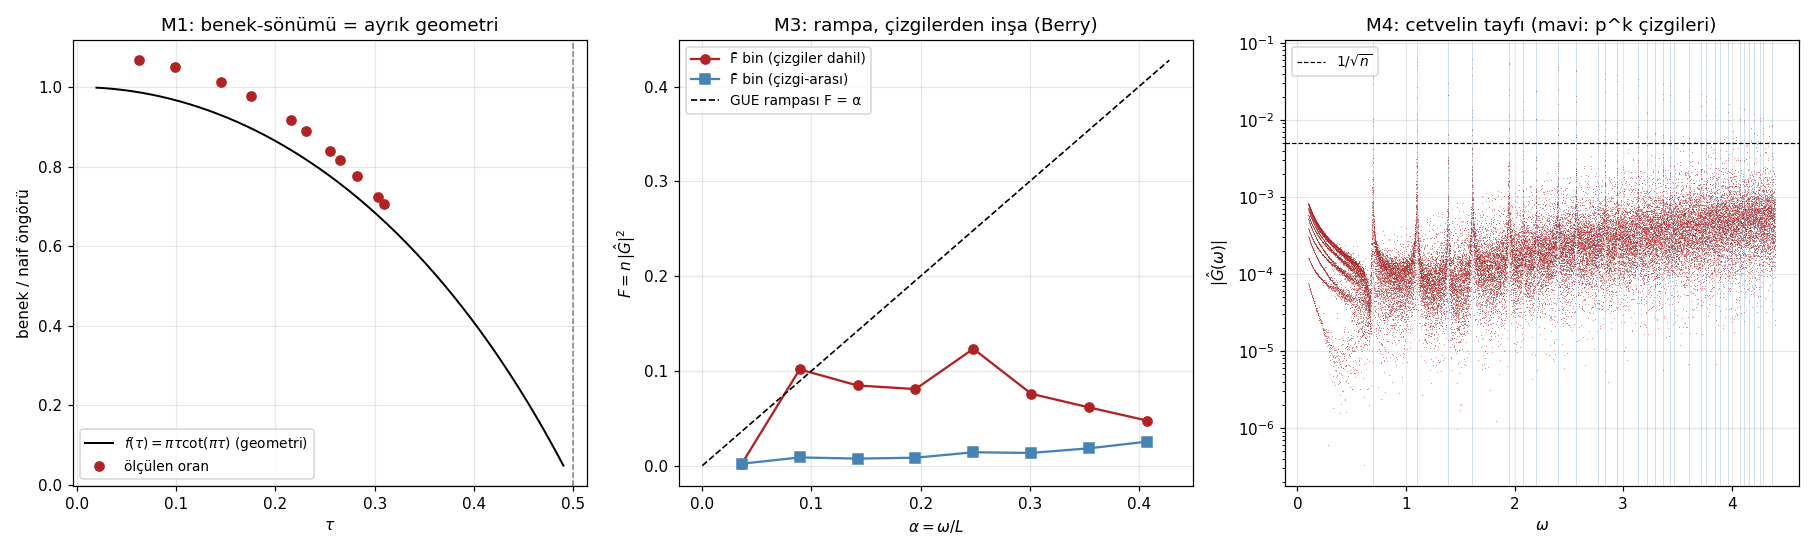

Generate this figure with Python:
"""
88 — TAM S(ω) MODELİ: CETVELİN TAYFI (21 Ağustos 2026)
==========================================================================
86-87'nin bileşenlerini tek yapı-çarpanı modelinde birleştirir:
  S(ω) = |Ĝ(ω)|²,  Ĝ(ω) = ⟨e^{iωt_n}⟩ (gap ortaları)

  M1  BENEKLER + GEOMETRİ: gap regresyonu dalganın FARKINI ölçer
      (2 sin(πτ) çarpanı), ortalar ORTALAMASINI taşır (cos(πτ)):
        |Ĝ(log p)| = (v_p p^{-1/2}/2) · f(τ),  f(τ) = πτ·cot(πτ).
      86'nın benek-sönümü bilmecesinin (1.07→0.70) aday çözümü —
      parametresiz; f(1/2)=0 → beneklerin katta sönmesi = Nyquist.
  M2  TARAK = KARAKTERİSTİK FONKSİYON: |Ĝ_x(2πk)| tam olarak orta-nokta
      faz dağılımının kar. fonksiyonudur; Gauss yaklaşımı e^{-c·k²}
      0.885 çarpanıyla ıskalıyordu → Edgeworth (ölçülen kurtosis) testi.
  M3  KARANLIK ALAN vs MONTGOMERY RAMPASI: F(α) = n|Ĝ|², α = ω/L.
      Berry resmi: GUE rampası F=α, asal çizgilerin δ-tepelerinden
      İNŞA edilir → bin-ortalama (çizgiler DAHİL) ≈ rampa; çizgi-arası
      taban ≪ rampa. İnce-ızgara taramayla doğrudan test.
  M4  SENTEZ FİGÜRÜ: ölçülen tayf + model bileşenleri tek resimde.
"""

import numpy as np
import matplotlib.pyplot as plt
from pathlib import Path
from sympy import primerange

HERE = Path(__file__).resolve().parent
TWO_PI = 2 * np.pi
P11 = [2, 3, 5, 7, 11, 13, 17, 19, 23, 29, 31]

def Ghat(t, omegas, chunk=30000):
    out = np.zeros(len(omegas), dtype=complex)
    for s0 in range(0, len(t), chunk):
        tt = t[s0:s0 + chunk]
        out += np.exp(1j * np.outer(omegas, tt)).sum(axis=1)
    return out / len(t)

def rvm_N(t):
    x = t / TWO_PI
    return x * np.log(x / np.e) + 7 / 8

d41 = np.load(HERE / "41_bigT_windows.npz")
K41 = sorted({x.split("_")[1] for x in d41.files}, key=lambda s: int(s[:-1]))
WNDS = [(d41[f"gaps_{k}"], d41[f"amps_{k}"], d41[f"tmid_{k}"]) for k in K41[:6]]
d83 = np.load(HERE / "83_tam_taban_egri.npz")

# ============ M1: BENEK GEOMETRİSİ ============
print("M1 — BENEK GEOMETRİSİ: oran = |Ĝ|ölç / (v·p^{-1/2}/2) vs f(τ)=πτ·cot(πτ)")
print(f"{'p':>3} {'⟨τ⟩':>6} {'oran':>6} {'f(τ)':>6} {'oran/f':>7}")
M1 = []
for p in P11:
    rats, fs, taus = [], [], []
    for gaps, amps, tmid in WNDS:
        L = float(np.log(tmid / TWO_PI).mean())
        m = (np.abs(d83["L"] - L) < 0.01) & (np.abs(d83["tau"] - np.log(p)/L) < 1e-9)
        if m.sum() != 1:
            continue
        v = float(d83["v"][m][0])
        tau = np.log(p) / L
        Gm = abs(Ghat(tmid, np.array([np.log(p)]))[0])
        rats.append(Gm / (v * p**-0.5 / 2))
        fs.append(np.pi * tau / np.tan(np.pi * tau))
        taus.append(tau)
    M1.append((np.mean(taus), np.mean(rats), np.mean(fs)))
    print(f"{p:>3} {np.mean(taus):>6.3f} {np.mean(rats):>6.3f} {np.mean(fs):>6.3f} "
          f"{np.mean(rats)/np.mean(fs):>7.3f}")
M1 = np.array(M1)
print(f"  oran/f ortalaması = {np.mean(M1[:,1]/M1[:,2]):.3f} ± "
      f"{np.std(M1[:,1]/M1[:,2]):.3f}  (1'e yakın ve DÜZ ise geometri çözüyor)")

# ============ M2: TARAK = KARAKTERİSTİK FONKSİYON ============
print("\nM2 — TARAK (k=1,2): Gauss vs Edgeworth(ölçülen kurtosis) vs ölçüm")
print(f"{'L':>6} {'k':>2} {'ölçüm':>8} {'Gauss':>8} {'Edgeworth':>9}")
for gaps, amps, tmid in WNDS[:3]:
    L = float(np.log(tmid / TWO_PI).mean())
    x = rvm_N(tmid)
    P1 = np.exp(2j * np.pi * x)
    delta = np.angle(P1 * np.conj(P1.mean() / abs(P1.mean()))) / TWO_PI
    sig = delta.std()
    k4 = float(((delta - delta.mean())**4).mean() / sig**4 - 3)
    for k in [1, 2]:
        meas = abs(np.exp(2j * np.pi * k * x).mean())
        kk = TWO_PI * k
        gauss = np.exp(-kk**2 * sig**2 / 2)
        edge = gauss * (1 + k4 * sig**4 * kk**4 / 24)
        print(f"{L:>6.2f} {k:>2} {meas:>8.4f} {gauss:>8.4f} {edge:>9.4f}"
              f"   (σ_δ={sig:.3f}, kurt={k4:+.2f})")

# ============ M3: MONTGOMERY RAMPASI (Berry ayrışımı) ============
print("\nM3 — F(α) = n|Ĝ|² vs GUE rampası F=α (L=10.37; ince ızgara):")
gaps, amps, tmid = WNDS[1]
L = float(np.log(tmid / TWO_PI).mean())
n = len(tmid)
span = tmid[-1] - tmid[0]
step = TWO_PI / span / 2.2
om_fine = np.arange(0.10, 4.4, step)
G_fine = np.abs(Ghat(tmid, om_fine))**2 * n
lines = [np.log(q) for q in
         [2,3,4,5,7,8,9,11,13,16,17,19,23,25,27,29,31,32,37,41,43,47,49,53,59,61,64,67,71,73,79]]
online = np.zeros(len(om_fine), dtype=bool)
for l in lines:
    online |= np.abs(om_fine - l) < 3 * step
print(f"  ızgara adımı {step:.5f}, {len(om_fine)} nokta; çizgi bandında "
      f"{online.sum()} nokta")
print(f"  {'α-bin':>13} {'F̄ (hepsi)':>10} {'F̄ (çizgisiz)':>12} {'rampa α':>8}")
bins = np.arange(0.10, 4.4, 0.55)
M3 = []
for lo in bins:
    m = (om_fine >= lo) & (om_fine < lo + 0.55)
    if m.sum() < 50:
        continue
    a_mid = (lo + 0.275) / L
    F_all = G_fine[m].mean()
    F_off = G_fine[m & ~online].mean()
    M3.append(((lo + 0.275), F_all, F_off, a_mid))
    print(f"  [{lo:.2f},{lo+0.55:.2f}) {F_all:>10.3f} {F_off:>12.3f} {a_mid:>8.3f}")

# ============ M4: SENTEZ FİGÜRÜ ============
fig, axes = plt.subplots(1, 3, figsize=(16.5, 5.0))
ax = axes[0]
tt = np.linspace(0.02, 0.49, 200)
ax.plot(tt, np.pi * tt / np.tan(np.pi * tt), "k-", lw=1.3,
        label=r"$f(\tau) = \pi\tau\cot(\pi\tau)$ (geometri)")
ax.plot(M1[:, 0], M1[:, 1], "o", c="firebrick", ms=6, label="ölçülen oran")
ax.axvline(0.5, color="gray", ls="--", lw=1)
ax.set_xlabel(r"$\tau$"); ax.set_ylabel("benek / naif öngörü")
ax.set_title("M1: benek-sönümü = ayrık geometri")
ax.legend(fontsize=9); ax.grid(alpha=0.3)
ax = axes[1]
M3a = np.array(M3)
ax.plot(M3a[:, 3], M3a[:, 1], "o-", c="firebrick", label="F̄ bin (çizgiler dahil)")
ax.plot(M3a[:, 3], M3a[:, 2], "s-", c="steelblue", label="F̄ bin (çizgi-arası)")
aa = np.linspace(0, M3a[:, 3].max() * 1.05, 50)
ax.plot(aa, aa, "k--", lw=1.1, label="GUE rampası F = α")
ax.set_xlabel(r"$\alpha = \omega/L$"); ax.set_ylabel(r"$F = n\,|\hat G|^2$")
ax.set_title("M3: rampa, çizgilerden inşa (Berry)")
ax.legend(fontsize=9); ax.grid(alpha=0.3)
ax = axes[2]
ax.semilogy(om_fine, np.sqrt(G_fine / n), ",", c="firebrick", alpha=0.5)
for l in lines:
    if l < 4.4:
        ax.axvline(l, color="steelblue", lw=0.4, alpha=0.4)
ax.axhline(1/np.sqrt(n), color="k", lw=0.8, ls="--", label=r"$1/\sqrt{n}$")
ax.set_xlabel(r"$\omega$"); ax.set_ylabel(r"$|\hat G(\omega)|$")
ax.set_title("M4: cetvelin tayfı (mavi: p^k çizgileri)")
ax.legend(fontsize=9); ax.grid(alpha=0.3)
plt.tight_layout()
plt.savefig(HERE / "88_S_modeli.png", dpi=110)
print("\nFigür: 88_S_modeli.png")
